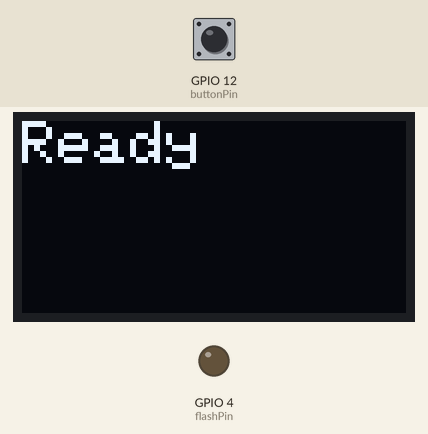
Bench run of a sketch on a simulated ESP32. On the bench: 128×64 one-colour display, output pins drawn as LEDs (lit = HIGH). The inputs (shaded band) are chosen by the test bench; at power-on: GPIO 12 (buttonPin) HIGH. WiFi joins after 1.5 s; servers stay silent unless stated; uploads are accepted with an empty reply; the camera gives no picture.

Above: at 3.1 s.
3.2 s: GPIO 12 (buttonPin) pulled LOW for 0.15 s
At 5.0 s:
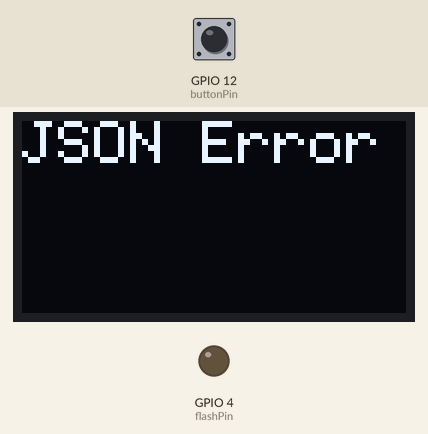
6.3 s: GPIO 12 (buttonPin) pulled LOW for 1 s
At 6.9 s:
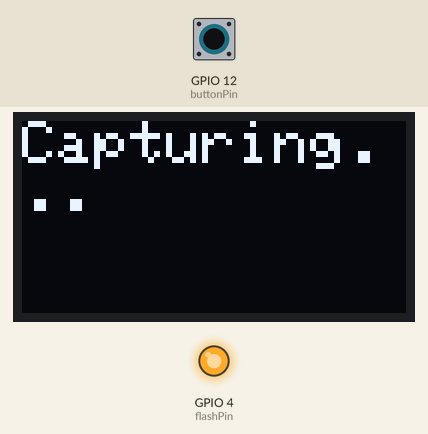
10.3 s: GPIO 12 (buttonPin) pulled LOW for 3.2 s
At 11.19 s:
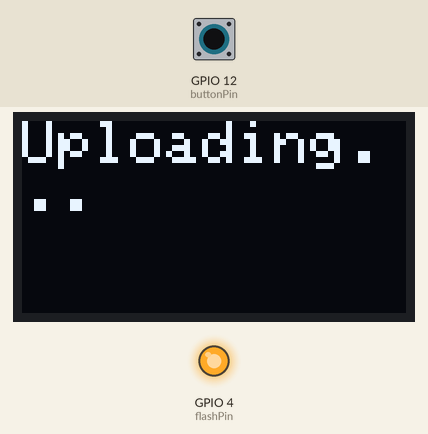
Timing chart, 0 to 13.3 s (numbered marks = the images above; inputs shaded):
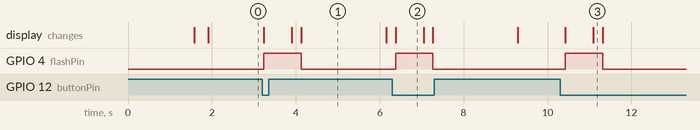

Measured:
- after the input at 3.2 s, GPIO 4 (flashPin): LOW → HIGH at once, → LOW 0.89 s later; the display: first differs from a run without the input at once (image 1 shows a later state)
- after the input at 6.3 s, GPIO 4 (flashPin): LOW → HIGH after 0.08 s, → LOW 0.89 s later; the display: changes after 0.08 s (image 2)
- after the input at 10.3 s, GPIO 4 (flashPin): LOW → HIGH after 0.12 s, → LOW 0.89 s later; the display: first differs from a run without the input after 0.12 s (image 3 shows a later state)
- what the display in image 1 shows lasts 2.1 s, from 4.1 s to 6.2 s
- what the display in image 2 shows lasts 0.6 s, from 6.4 s to 7.0 s

The sketch:

esp32_cam_code4.ino
```cpp
#include "esp_camera.h"
#include <WiFi.h>
#include <HTTPClient.h>
#include <Wire.h>
#include <Adafruit_SSD1306.h>
#include <ArduinoJson.h>  // For parsing JSON

// WiFi credentials
const char* ssid = "Thebasement";
const char* password = "Fmab1357";

// Server endpoint
const char* serverUrl = "http://10.0.0.136:5000/upload";

// GPIO for the button and flash
const int buttonPin = 12;
const int flashPin = 4;  // GPIO 4 controls the flash (LED)

// OLED config
#define SCREEN_WIDTH 128
#define SCREEN_HEIGHT 64
#define OLED_SDA 14
#define OLED_SCL 2

Adafruit_SSD1306 display(SCREEN_WIDTH, SCREEN_HEIGHT, &Wire, -1);
bool lastButtonState = LOW;

void displayMessage(const char* message) {
  display.clearDisplay();
  display.setCursor(0, 0);
  display.setTextSize(2);
  display.setTextColor(SSD1306_WHITE);
  display.println(message);
  display.display();
}

// Add these functions to draw simple smiley and sad face icons on the OLED:

void drawSmiley() {
  display.clearDisplay();
  display.drawCircle(64, 32, 30, SSD1306_WHITE);
  display.fillCircle(44, 24, 5, SSD1306_WHITE);
  display.fillCircle(84, 24, 5, SSD1306_WHITE);

  // Smile - draw 3 small lines to form a smile curve
  display.drawLine(48, 45, 56, 52, SSD1306_WHITE);
  display.drawLine(56, 52, 72, 52, SSD1306_WHITE);
  display.drawLine(72, 52, 80, 45, SSD1306_WHITE);

  display.display();
}

void drawSad() {
  display.clearDisplay();
  display.drawCircle(64, 32, 30, SSD1306_WHITE);
  display.fillCircle(44, 24, 5, SSD1306_WHITE);
  display.fillCircle(84, 24, 5, SSD1306_WHITE);

  // Sad mouth - draw 3 small lines upside down
  display.drawLine(48, 52, 56, 45, SSD1306_WHITE);
  display.drawLine(56, 45, 72, 45, SSD1306_WHITE);
  display.drawLine(72, 45, 80, 52, SSD1306_WHITE);

  display.display();
}


void startCamera() {
  camera_config_t config;
  config.ledc_channel = LEDC_CHANNEL_0;
  config.ledc_timer = LEDC_TIMER_0;
  config.pin_d0 = 5;
  config.pin_d1 = 18;
  config.pin_d2 = 19;
  config.pin_d3 = 21;
  config.pin_d4 = 36;
  config.pin_d5 = 39;
  config.pin_d6 = 34;
  config.pin_d7 = 35;
  config.pin_xclk = 0;
  config.pin_pclk = 22;
  config.pin_vsync = 25;
  config.pin_href = 23;
  config.pin_sscb_sda = 26;
  config.pin_sscb_scl = 27;
  config.pin_pwdn = 32;
  config.pin_reset = -1;
  config.xclk_freq_hz = 20000000;
  config.pixel_format = PIXFORMAT_JPEG;

  if (psramFound()) {
    config.frame_size = FRAMESIZE_VGA;
    config.jpeg_quality = 10;
    config.fb_count = 1;
  } else {
    config.frame_size = FRAMESIZE_CIF;
    config.jpeg_quality = 12;
    config.fb_count = 1;
  }

  esp_err_t err = esp_camera_init(&config);
  if (err != ESP_OK) {
    displayMessage("Camera fail");
    return;
  }
}

void setup() {
  Serial.begin(115200);

  pinMode(buttonPin, INPUT_PULLUP);
  pinMode(flashPin, OUTPUT);

  Wire.begin(OLED_SDA, OLED_SCL);
  if (!display.begin(SSD1306_SWITCHCAPVCC, 0x3C)) {
    while (1);  // OLED failed
  }

  displayMessage("Starting WiFi...");
  WiFi.begin(ssid, password);
  while (WiFi.status() != WL_CONNECTED) {
    delay(500);
  }
  displayMessage("WiFi Ready");

  startCamera();
  displayMessage("Ready");
}

void loop() {
  bool currentButtonState = digitalRead(buttonPin) == LOW;

  if (currentButtonState && !lastButtonState) {
    displayMessage("Capturing...");
    digitalWrite(flashPin, HIGH);
    delay(100);

    for (int i = 0; i < 3; i++) {
      camera_fb_t* temp = esp_camera_fb_get();
      if (temp) esp_camera_fb_return(temp);
      delay(100);
    }

    camera_fb_t* fb = esp_camera_fb_get();
    if (!fb) {
      displayMessage("Capture fail");
      digitalWrite(flashPin, LOW);
      return;
    }

    displayMessage("Uploading...");
    if (WiFi.status() == WL_CONNECTED) {
      HTTPClient http;
      http.begin(serverUrl);
      http.addHeader("Content-Type", "image/jpeg");

      int httpResponseCode = http.POST(fb->buf, fb->len);
      String payload;

      if (httpResponseCode > 0) {
        payload = http.getString();

        // Parse JSON
        StaticJsonDocument<200> doc;
        DeserializationError err = deserializeJson(doc, payload);

        if (err) {
          displayMessage("JSON Error");
        } else {
          const char* result = doc["result"];
          if (strcmp(result, "yes") == 0) {
          drawSmiley();
          display.setCursor(20, 55);
          display.setTextSize(1);
          display.println("It's me!");
          display.display();
        } else if (strcmp(result, "no") == 0) {
          drawSad();
          display.setCursor(30, 55);
          display.setTextSize(1);
          display.println("Not me.");
          display.display();
        } else {
          displayMessage(result);  // fallback for errors
        }

        }

      } else {
        displayMessage("Upload fail");
      }

      http.end();
    } else {
      displayMessage("WiFi Error");
    }

    esp_camera_fb_return(fb);
    digitalWrite(flashPin, LOW);
    delay(2000);
    displayMessage("Ready");
  }

  lastButtonState = currentButtonState;
  delay(100);
}
```
